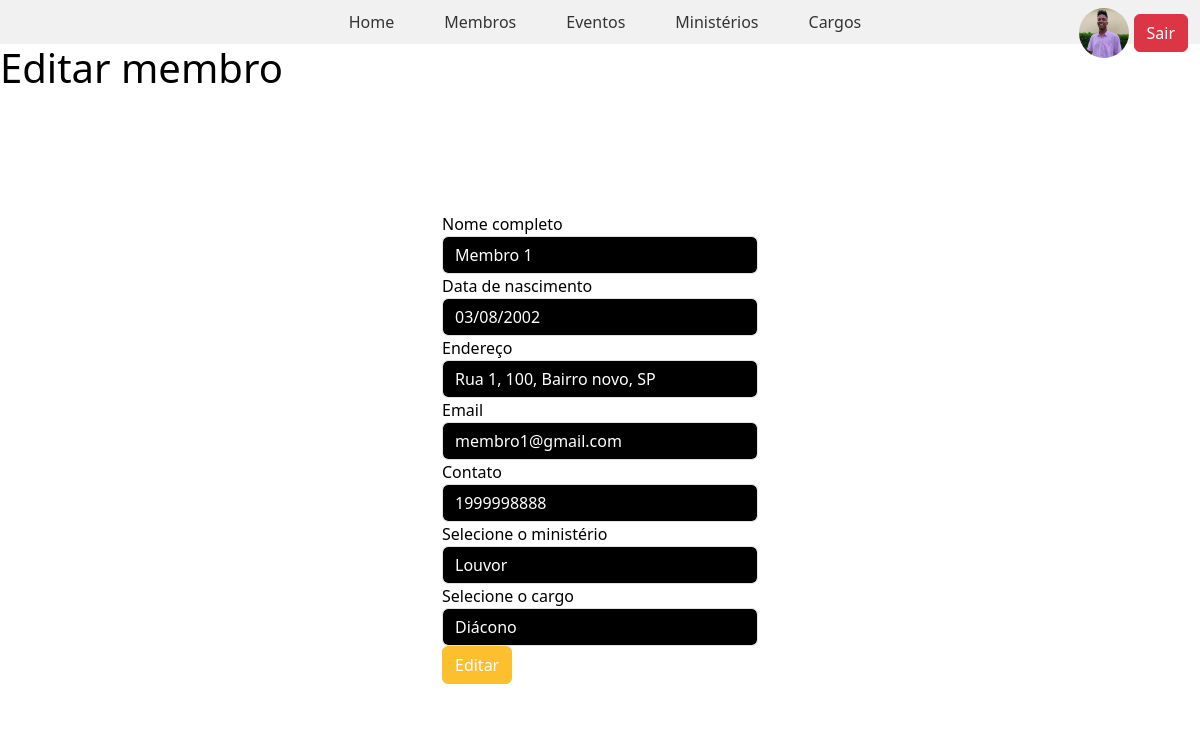
The app's page /pages/membros/edit.membros.php?id=1 (signed in) with its own data.
### tables this page shows
CREATE TABLE IF NOT EXISTS MENUS(
	POSITION INT NOT NULL,
	NAME VARCHAR(100) NOT NULL UNIQUE,
    PATH VARCHAR(100) NOT NULL UNIQUE
);

CREATE TABLE IF NOT EXISTS USERS (
	ID INT AUTO_INCREMENT PRIMARY KEY,
    NAME VARCHAR(100) NOT NULL,
    USERNAME VARCHAR(50)  UNIQUE NOT NULL,
    EMAIL VARCHAR(100) UNIQUE NOT NULL,
    PASSWORD VARCHAR(100) NOT NULL,
    IMAGE VARCHAR (500),
    ROLE_ID INT NOT NULL
);

CREATE TABLE MEMBERS (
  ID INT AUTO_INCREMENT PRIMARY KEY,
  NAME VARCHAR(100) NOT NULL,
  BIRTH_DATE DATETIME NOT NULL,
  ADDRESS VARCHAR(200),
  EMAIL VARCHAR(100),
  PHONE VARCHAR(20) NOT NULL,
  MINISTRY_ID INT,
  ROLE_ID INT NOT NULL,
  FUNCTION_ID INT NOT NULL,
  FOREIGN KEY (ROLE_ID) REFERENCES ROLE(ID),
  FOREIGN KEY (MINISTRY_ID) REFERENCES MINISTRYS(ID),
  FOREIGN KEY (FUNCTION_ID) REFERENCES FUNCTIONS(ID)
);

### pages/membros/edit.membros.php (the view, shortened to what this page needs)
<?php
include '../../services/connect.php';
$resMinistrys = mysqli_query($con, "SELECT * FROM MINISTRYS");
$resFunctions = mysqli_query($con, "SELECT * FROM FUNCTIONS");
$id_edit = $_GET['id'];
$resMember = mysqli_query($con, "SELECT * FROM MEMBERS WHERE ID = " . $id_edit);
$member = mysqli_fetch_assoc($resMember);
$date = substr($member['BIRTH_DATE'], 0, 10);
$ministrys = array();
$functions = array();
while ($row = mysqli_fetch_array($resMinistrys)) {
    $ministrys[] = $row;
}
while ($row = mysqli_fetch_array($resFunctions)) {
    $functions[] = $row;
}
?>
<!doctype html>
<html lang="en">
<head>
    <link href="https://cdn.jsdelivr.net/npm/bootstrap@5.3.0-alpha3/dist/css/bootstrap.min.css" rel="stylesheet">
    <link rel="stylesheet" href="./new.member.styles.css" type="text/css">
</head>
<body>
    <?php include '../../components/nav-menu/nav.component.php'; ?>
    <h1>Editar membro</h1>
    <div class="container">
        <div class="row">
            <div class="col-md-6 offset-md-3 col-lg-4 offset-lg-4">
                <div id="loginForm" class="login-form">
                    <form method="post" enctype="multipart/form-data">
                        <div id='input_name' class="form-group">
                            <label for="name">Nome completo</label>
                            <input type="text" name="name" class="form-control" id="name" placeholder="Nome completo" required value="<?php echo $member['NAME'] ?>">
                        </div>
                        <div id='input_birthdate' class="form-group">
                            <label for="birthdate">Data de nascimento</label>
                            <input type="date" name="birthdate" class="form-control" id="birthdate" placeholder="Data de nascimento" required value="<?php echo $date ?>">
                        </div>
                        <div id='input_addres' class="form-group">
                            <label for="addres">Endereço</label>
                            <input type="text" name="address" class="form-control" id="addres" placeholder="Insira o endereço" required value="<?php echo $member['ADDRESS'] ?>">
                        </div>
                        <div id='input_email' class="form-group">
                            <label for="email">Email</label>
                            <input type="text" name="email" class="form-control" id="email" placeholder="Insira o email" required value="<?php echo $member['EMAIL'] ?>">
                        </div>
                        <div id='input_phone' class="form-group">
                            <label for="phone">Contato</label>
                            <input type="text" name="phone" class="form-control" id="phone" placeholder="Insira o contato" required value="<?php echo $member['PHONE'] ?>">
                        </div>
                        <div id='input_ministry' class="form-group">
                            <label for="ministry">Selecione o ministério</label>
                            <select name="ministry" class="form-control" id="ministry" required>
                                <?php
                                foreach ($ministrys as $ministry) {
                                    echo "<option value='" . $ministry['ID'] . "'> " . $ministry['NAME'] . "</option>";
                                }
                                ?>
                            </select>
                        </div>
                        <div id='input_function' class="form-group">
                            <label for="function">Selecione o cargo</label>
                            <select name="function" class="form-control" id="function" required>
                                <?php
                                foreach ($functions as $function) {
                                    echo "<option value='" . $function['ID'] . "'> " . $function['NAME'] . "</option>";
                                }
                                ?>
                            </select>
                        </div>
                        <div class="form-group">
                            <button type="submit" name="edit_button" class="btn btn-primary btn-block">Editar</button>
                        </div>
                    </form>
                </div>
            </div>
        </div>
    </div>
</body>
</html>

### components/nav-menu/nav.component.php (shortened to what this page needs)
<?php
$query = "SELECT * FROM MENUS ORDER BY POSITION ASC";
$res = mysqli_query($con, $query);
$queryUser = "SELECT * FROM USERS WHERE ID = $_SESSION[ID]";
$resUser = mysqli_query($con, $queryUser);
$user = mysqli_fetch_assoc($resUser);
?>
<!DOCTYPE html>
<html>
<head>
    <link rel="stylesheet" type="text/css" href="../../components/nav-menu/nav.styles.css">
</head>
<body>
    <nav>
        <div class="div-menu">
            <ul class="menu">
                <?php
                while ($menu = mysqli_fetch_assoc($res)) {
                    echo "<li><a href='../" . $menu['PATH'] . "'>" . $menu['NAME'] . "</a></li>";
                }
                ?>
            </ul>
            <div class="div-profile">
                <?php
                echo "<img class='img-profile' src='../../" . $user['IMAGE'] . "'/>"
                ?>
                <a class='btn btn-danger' href="../../services/logout.php">Sair</a> <br><br>
            </div>
        </div>
    </nav>
</body>
</html>

### pages/membros/new.member.styles.css (style rules this page uses)
body { background-color: #ffffff; color: #000000; }
.container { margin-top: 100px; }
.login-form { background-color: #ffffff; padding: 20px; border-radius: 5px; }
.form-group label { color: #000000; }
.form-control { background-color: #000000; color: #ffffff; }
.btn-primary { background-color: #fcbf2d; border-color: #fcbf2d; }

### components/nav-menu/nav.styles.css (style rules this page uses)
nav { background-color: #f1f1f1; }
.menu { display: flex; justify-content: center; list-style: none; padding: 0; margin: 0; }
.menu li { margin-left: 10px; }
.menu a { display: block; padding: 10px 20px; text-decoration: none; color: #333; }
.div-profile { float: right; margin-top: -3%; margin-right: 1%; }
.img-profile { width: 50px; height: 50px; border-radius: 50%; }

### records on screen
menus: NAME "Home"
menus: NAME "Membros"
menus: NAME "Eventos"
menus: NAME "Ministérios"
menus: NAME "Cargos"
users: IMAGE (picture)
members: name "Membro 1", birthdate "03/08/2002", address "Rua 1, 100, Bairro novo, SP", email "membro1@gmail.com", phone "1999998888"

### other values on screen
form field ministry "Louvor"
form field function "Diácono"
